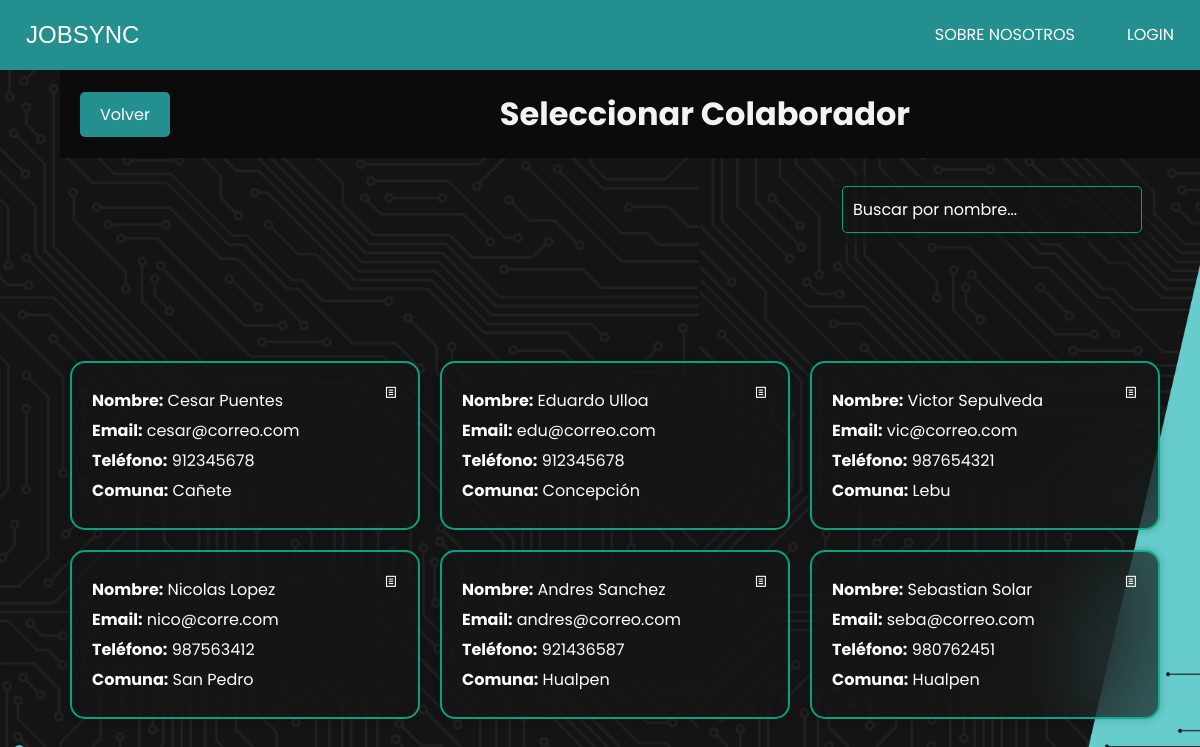
Page /selecciona_colaborador_reporte/ on the committed database.
### JobSyncApp/models.py (models this page shows, shortened)
class CustomUser(AbstractUser):
    telefono = models.CharField(max_length=15)
    ROL_CHOICES = [
        (True, 'Colaborador'),
        (False, 'Admin'),
    ]
    rol = models.BooleanField(choices=ROL_CHOICES, default=True)
    comuna = models.ForeignKey(Comuna, on_delete=models.SET_NULL, null=True, blank=True)
    is_deleted = models.BooleanField(default=False)
    objects = CustomUserManager()

class Comuna(models.Model):
    nombre = models.CharField(max_length=100, unique=True)
    def __str__(self):
        return self.nombre

### JobSyncApp/views_reporte.py (the view)
# urls.py: path('selecciona_colaborador_reporte/', views_reporte.selecciona_colaborador_reporte, name='selecciona_colaborador_reporte'),
def selecciona_colaborador_reporte(request):
    colaboradores = CustomUser.objects.filter(rol=True)
    return render (request,'admin/reportes/selecciona_colaborador_reporte.html',{'colaboradores': colaboradores})

### JobSyncApp/templates/admin/reportes/selecciona_colaborador_reporte.html (shortened to what this page needs)
{% extends 'index.html' %}
{% load static %}
{% block extra_css %}
<link rel="stylesheet" href="{% static 'css/listado_colaboradores.css' %}">
<link rel="stylesheet" href="https://cdnjs.cloudflare.com/ajax/libs/font-awesome/5.15.4/css/all.min.css">
{% endblock extra_css %}
{% block contenido %}
<div class="card-container">
    <div class="header">
        <a href="{% url 'index_reporte' %}" id="btn-volver" class="btn btn-back">Volver</a>
        <h1 id="titulo-trabajos">Seleccionar Colaborador</h1>
    </div>
    <div class="search-container" >
        <input type="text" id="search-input" placeholder="Buscar por nombre..." >
    </div>
    {% for colaborador in colaboradores %}
    <div class="card">
        <button class="select-btn" data-url="{% url 'reporte_colaborador' colaborador.id %}">  <i class="ri-file-list-line"></i> </button>
        <p><strong>Nombre:</strong> {{ colaborador.first_name }} {{ colaborador.last_name }}</p>
        <p><strong>Email:</strong> {{ colaborador.email }}</p>
        <p><strong>Teléfono:</strong> {{ colaborador.telefono }}</p>
        <p><strong>Comuna:</strong> {{ colaborador.comuna }}</p>
    </div>
    {% endfor %}
</div>
{% endblock %}

### JobSyncApp/static/css/estilo.css (style rules this page uses)
* { margin: 0; padding: 0; box-sizing: border-box; }

### JobSyncApp/static/css/listado_colaboradores.css (style rules this page uses)
* { padding: 0; margin: 0; box-sizing: border-box; text-decoration: none; list-style: none; border: none; outline: none; font-family: "Poppins", sans-serif; }
body { min-height: 100vh; width: 100%; display: flex; align-items: center; justify-content: center; background: url("/static/css/img/fondo.png") no-repeat center center fixed; background-size: cover; }
.header { width: 100%; display: flex; justify-content: space-between; align-items: center; padding: 20px; color: rgba(255, 255, 255, 0.8); position: fixed; top: 70px; background-color: #0c0b0b; }
#titulo-trabajos { margin: 0; flex-grow: 1; text-align: center; color: #f3f3f3; }
.btn { padding: 10px 20px; background-color: #007bff; color: white; text-decoration: none; border-radius: 5px; }
.btn-back { background-color: #248f8f; }
.card-container { display: flex; flex-wrap: wrap; justify-content: flex-start; margin-top: 220px; width: 100%; padding-top: 60px; padding-left: 5%; }
.card { width: 350px; margin: 10px; padding: 20px; background: rgba(22, 22, 22, 0.61); border: 2px solid rgba(3, 207, 163, 0.76); box-shadow: 0 0 10px rgba(0, 0, 0, .2); color: #fff; backdrop-filter: blur(50px); border-radius: 15px; }
.card p { margin: 5px 0; }
.card { position: relative; }
.card .select-btn { background: transparent; color: white; border: none; padding: 10px; border-radius: 10%; cursor: pointer; position: absolute; top: 10px; right: 10px; }
.card .select-btn i { color: white; }
.search-container { position: fixed; top: 22%; right: 4%; z-index: 1001; background: rgba(22, 22, 22, 0.61); padding: 10px; border-radius: 5px; }
#search-input { width: 300px; padding: 10px; font-size: 16px; border: 1px solid rgba(3, 207, 163, 0.76); border-radius: 5px; color: #fff; background:rgba(22, 22, 22, 0.315); }
#search-input::placeholder { color: white; }

### rows in the picture
CustomUser: first_name "Cesar", last_name "Puentes", email "cesar@correo.com", telefono "912345678", comuna "Cañete"
CustomUser: first_name "Eduardo", last_name "Ulloa", email "edu@correo.com", telefono "912345678", comuna "Concepción"
CustomUser: first_name "Victor", last_name "Sepulveda", email "vic@correo.com", telefono "987654321", comuna "Lebu"
CustomUser: first_name "Nicolas", last_name "Lopez", email "nico@corre.com", telefono "987563412", comuna "San Pedro"
CustomUser: first_name "Andres", last_name "Sanchez", email "andres@correo.com", telefono "921436587", comuna "Hualpen"
CustomUser: first_name "Sebastian", last_name "Solar", email "seba@correo.com", telefono "980762451", comuna "Hualpen"
